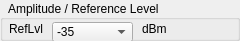
         <widget class="QGroupBox" name="grpRfAmplitude">
          <property name="minimumSize">
           <size>
            <width>240</width>
            <height>41</height>
           </size>
          </property>
          <property name="maximumSize">
           <size>
            <width>240</width>
            <height>41</height>
           </size>
          </property>
          <property name="styleSheet">
           <string notr="true">color: rgb(0, 0, 0);</string>
          </property>
          <property name="title">
           <string>  Amplitude / Reference Level </string>
          </property>
          <layout class="QVBoxLayout" name="verticalLayout_25">
           <property name="spacing">
            <number>2</number>
           </property>
           <property name="leftMargin">
            <number>5</number>
           </property>
           <property name="topMargin">
            <number>1</number>
           </property>
           <property name="rightMargin">
            <number>5</number>
           </property>
           <property name="bottomMargin">
            <number>1</number>
           </property>
           <item>
            <layout class="QHBoxLayout" name="horizontalLayout_3">
             <property name="spacing">
              <number>9</number>
             </property>
             <property name="margin">
              <number>1</number>
             </property>
             <item>
              <widget class="QLabel" name="label_25">
               <property name="text">
                <string>RefLvl</string>
               </property>
              </widget>
             </item>
             <item>
              <widget class="QComboBox" name="cbRefDcLevelValue">
               <property name="minimumSize">
                <size>
                 <width>81</width>
                 <height>20</height>
                </size>
               </property>
               <property name="maximumSize">
                <size>
                 <width>81</width>
                 <height>16777215</height>
                </size>
               </property>
               <property name="frame">
                <bool>true</bool>
               </property>
               <item>
                <property name="text">
                 <string>-35</string>
                </property>
               </item>
               <item>
                <property name="text">
                 <string>-40</string>
                </property>
               </item>
               <item>
                <property name="text">
                 <string>-45</string>
                </property>
               </item>
               <item>
                <property name="text">
                 <string>-50</string>
                </property>
               </item>
               <item>
                <property name="text">
                 <string>-55</string>
                </property>
               </item>
               <item>
                <property name="text">
                 <string>-60</string>
                </property>
               </item>
               <item>
                <property name="text">
                 <string>-65</string>
                </property>
               </item>
               <item>
                <property name="text">
                 <string>-70</string>
                </property>
               </item>
              </widget>
             </item>
             <item>
              <widget class="QLabel" name="label">
               <property name="text">
                <string>dBm</string>
               </property>
              </widget>
             </item>
             <item>
              <spacer name="horizontalSpacer_8">
               <property name="orientation">
                <enum>Qt::Horizontal</enum>
               </property>
               <property name="sizeHint" stdset="0">
                <size>
                 <width>40</width>
                 <height>20</height>
                </size>
               </property>
              </spacer>
             </item>
            </layout>
           </item>
          </layout>
         </widget>
